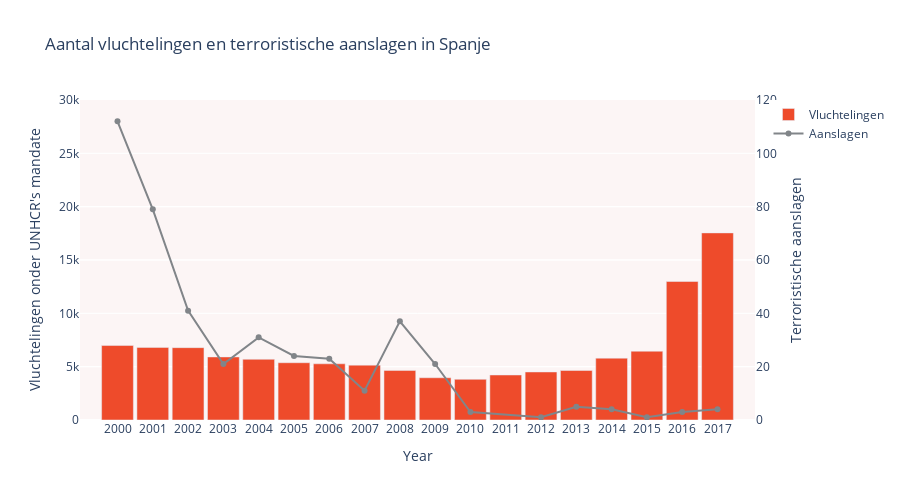

Write notebook code for a chart like this one.
### Markdown cell above
x

### Code cell
df10 = df5[df5["Country of asylum"] == 'Spain']
df10.head()

df11 = df8[df8["country"] == 'Spain']
df11.head()
colors = ['rgb(238, 75, 43)', 'rgb(252,245,245)', 'rgb(129, 133, 137)']
fig = go.Figure()

fig.add_trace(go.Bar(
    x=df10['Year'],
    y=df10["Refugees under UNHCR's mandate"],
    marker_color='rgb(238, 75, 43)',
    name="Vluchtelingen",
    yaxis='y'  
))

fig.add_trace(go.Scatter(
    x=df11['year'],
    y=df11[('count')],
    marker_color='rgb(129, 133, 137)',
    name="Aanslagen",
    yaxis='y2'  
))

fig.update_layout(
    title='Aantal vluchtelingen en terroristische aanslagen in Spanje',
    xaxis=dict(type='category'),
    yaxis=dict(range=[0, 30000], title="Vluchtelingen onder UNHCR's mandate" , side='left'),
    yaxis2=dict(range=[0, 120], title="Terroristische aanslagen", overlaying='y', side='right'),  
    xaxis_title='Year',
    height=500,
    bargap=0.1,
    plot_bgcolor='rgb(252,245,245)',
)

fig.show()

### Figure 1 — Plotly figure (JSON) as saved in the notebook; plotly's stock layout.template omitted (floating-point values rounded to 4 significant figures)
{"data": [{"marker": {"color": "rgb(238, 75, 43)"}, "name": "Vluchtelingen", "type": "bar", "x": [2000, 2001, 2002, 2003, 2004, 2005, 2006, 2007, 2008, 2009, 2010, 2011, 2012, 2013, 2014, 2015, 2016, 2017], "y": [6982, 6804, 6783, 5912, 5690, 5369, 5269, 5143, 4649, 3960, 3814, 4220, 4502, 4641, 5797, 6447, 12983, 17541], "yaxis": "y"}, {"marker": {"color": "rgb(129, 133, 137)"}, "name": "Aanslagen", "type": "scatter", "x": [2000, 2001, 2002, 2003, 2004, 2005, 2006, 2007, 2008, 2009, 2010, 2012, 2013, 2014, 2015, 2016, 2017], "y": [112, 79, 41, 21, 31, 24, 23, 11, 37, 21, 3, 1, 5, 4, 1, 3, 4], "yaxis": "y2"}], "layout": {"bargap": 0.1, "height": 500, "plot_bgcolor": "rgb(252,245,245)", "title": {"text": "Aantal vluchtelingen en terroristische aanslagen in Spanje"}, "xaxis": {"title": {"text": "Year"}, "type": "category"}, "yaxis": {"range": [0, 30000], "side": "left", "title": {"text": "Vluchtelingen onder UNHCR's mandate"}}, "yaxis2": {"overlaying": "y", "range": [0, 120], "side": "right", "title": {"text": "Terroristische aanslagen"}}}}
